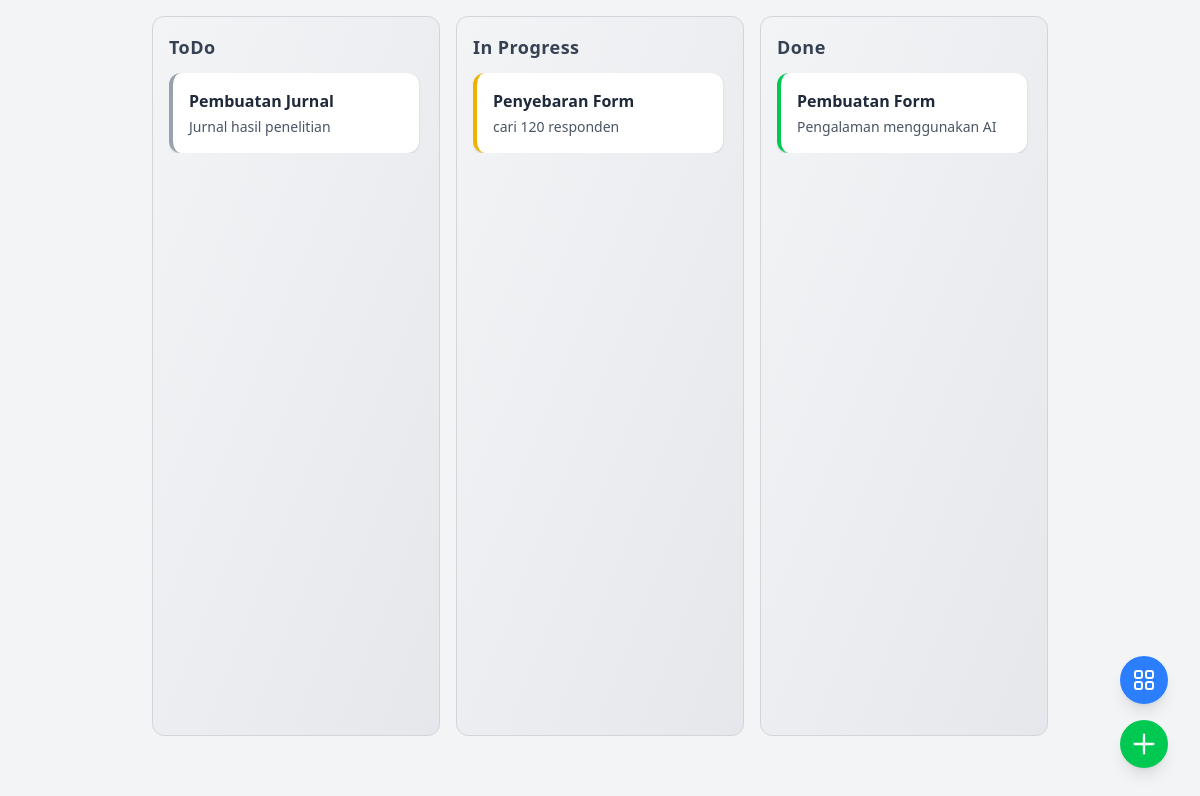
Screenshot of /?group=UAS+Pengembangan+Karakter with the database file from the repository.
### tables this page shows
CREATE TABLE `tasks` (
  `id` char(36) NOT NULL DEFAULT uuid(),
  `title` varchar(100) NOT NULL,
  `description` varchar(255) DEFAULT NULL,
  `priority` int(11) NOT NULL,
  `status` enum('ToDo','In Progress','Done') NOT NULL,
  `task_group` varchar(255) NOT NULL
);

### services/getTasks.php (called while the page is built, shortened)
<?php
$group = trim($_GET['group'] ?? '');
require_once "db.php";
$sql = "SELECT * FROM tasks WHERE task_group = '$group' ORDER BY status, priority ASC";
$res = mysqli_query($conn, $sql);
$tasks = [
    'ToDo' => [],
    'In Progress' => [],
    'Done' => []
];
while ($row = mysqli_fetch_assoc($res)) {
    $status = $row['status'] ?? 'ToDo';
    $tasks[$status][] = $row;
}

### components/card.php (the view, shortened to what this page needs)
<?php
function card($id, $title, $description, $color) {
    ?>
    <div
      draggable="true"
      ondragstart="taskMove(event)"
      ondragend="taskMoveEnd(event)"
      ondrop="onTaskDrop(event)"
      id="<?=$id?>"
      class="card bg-white rounded-xl p-4
             shadow-sm hover:shadow-md
             border-l-4 <?= $color ?>
             transition-all
             "
    >
      <h3 class="font-semibold text-gray-800 mb-1">
        <?=$title?>
      </h3>
      <p class="text-sm text-gray-600">
        <?=strlen($description) > 25
        ? substr($description, 0, 25) . '...'
        : $description;?>
      </p>
    </div>
    <?php
    return ob_get_clean();
}

### index.php (shortened to what this page needs)
<?php
include 'components/coloumn.php';
include 'services/getTasks.php';
?>
<!DOCTYPE html>
<html lang="en">
    <head>
        <script src="https://cdn.jsdelivr.net/npm/@tailwindcss/browser@4"></script>
    </head>
    <body class="bg-gray-100 p-0 flex justify-center items-center gap-x-4">
        <?php include 'components/modal.php'; ?>
        <?php foreach(["ToDo","In Progress","Done"] as $status):
            echo column($status,...$tasks[$status]);
        endforeach?>
</body>
</html>

### components/coloumn.php (shortened to what this page needs)
<?php
require_once 'components/card.php';
function column($status, ...$tasks) {
    $color = match ($status) {
        'Todo' => 'border-blue-500',
        'In Progress' => 'border-yellow-500',
        'Done' => 'border-green-500',
        default => 'border-gray-400',
    };
    ?>
    <section
        id="<?=$status?>"
        class="flex flex-col
               bg-gradient-to-br from-gray-100 to-gray-200
               rounded-xl mt-4 p-4 w-72
               h-[90dvh]
               border border-gray-300"
        ondrop="updateTaskStatus(event)"
        ondragover="event.preventDefault()"
    >
        <h2 class="font-semibold text-lg mb-3 text-gray-700 tracking-wide">
            <?= $status ?>
        </h2>
        <div class="flex flex-col gap-4 overflow-y-auto pr-1">
            <?php foreach ($tasks as $task): ?>
                <?= card(
                    $task['id'],
                    $task['title'],
                    $task['description'],
                    $color
                ) ?>
            <?php endforeach; ?>
        </div>
    </section>
    <?php
    return ob_get_clean();
}

### index.php (style rules this page uses)
.card { transition:transform .15s ease, box-shadow .15s ease }

### rows the page displays
tasks: title "Pembuatan Jurnal", description "Jurnal hasil penelitian"
tasks: title "Penyebaran Form", description "cari 120 responden"
tasks: title "Pembuatan Form", description "Pengalaman menggunakan AI"

### other values shown
$status "ToDo"
$status "In Progress"
$status "Done"
